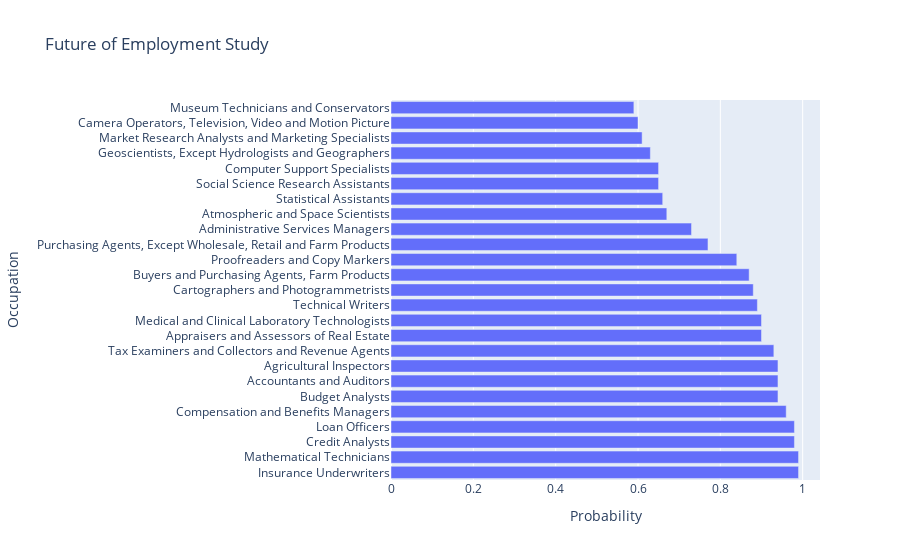

Here is the notebook cell this chart was saved with:
### Code cell
fig = px.bar(job_automation_df[job_automation_df.education=="Bachelor's degree"].sort_values(by='probability',ascending=False).head(25), 
             x="probability", 
             y="occupation", 
             title="Future of Employment Study"
             )
fig.update_layout(xaxis_title='Probability',
                  yaxis_title='Occupation')
fig.show()

### Figure 1 — Plotly figure (JSON) as saved in the notebook; plotly's stock layout.template omitted (floating-point values rounded to 4 significant figures)
{"data": [{"alignmentgroup": "True", "hovertemplate": "probability=%{x}<br>occupation=%{y}<extra></extra>", "legendgroup": "", "marker": {"color": "#636efa", "pattern": {"shape": ""}}, "name": "", "offsetgroup": "", "orientation": "h", "showlegend": false, "textposition": "auto", "type": "bar", "x": [0.99, 0.99, 0.98, 0.98, 0.96, 0.94, 0.94, 0.94, 0.93, 0.9, 0.9, 0.89, 0.88, 0.87, 0.84, 0.77, 0.73, 0.67, 0.66, 0.65, 0.65, 0.63, 0.61, 0.6, 0.59], "xaxis": "x", "y": ["Insurance Underwriters", "Mathematical Technicians", "Credit Analysts", "Loan Officers", "Compensation and Benefits Managers", "Budget Analysts", "Accountants and Auditors", "Agricultural Inspectors", "Tax Examiners and Collectors and Revenue Agents", "Appraisers and Assessors of Real Estate", "Medical and Clinical Laboratory Technologists", "Technical Writers", "Cartographers and Photogrammetrists", "Buyers and Purchasing Agents, Farm Products", "Proofreaders and Copy Markers", "Purchasing Agents, Except Wholesale, Retail and Farm Products", "Administrative Services Managers", "Atmospheric and Space Scientists", "Statistical Assistants", "Social Science Research Assistants", "Computer Support Specialists", "Geoscientists, Except Hydrologists and Geographers", "Market Research Analysts and Marketing Specialists", "Camera Operators, Television, Video and Motion Picture", "Museum Technicians and Conservators"], "yaxis": "y"}], "layout": {"barmode": "relative", "legend": {"tracegroupgap": 0}, "title": {"text": "Future of Employment Study"}, "xaxis": {"anchor": "y", "domain": [0, 1], "title": {"text": "Probability"}}, "yaxis": {"anchor": "x", "domain": [0, 1], "title": {"text": "Occupation"}}}}
